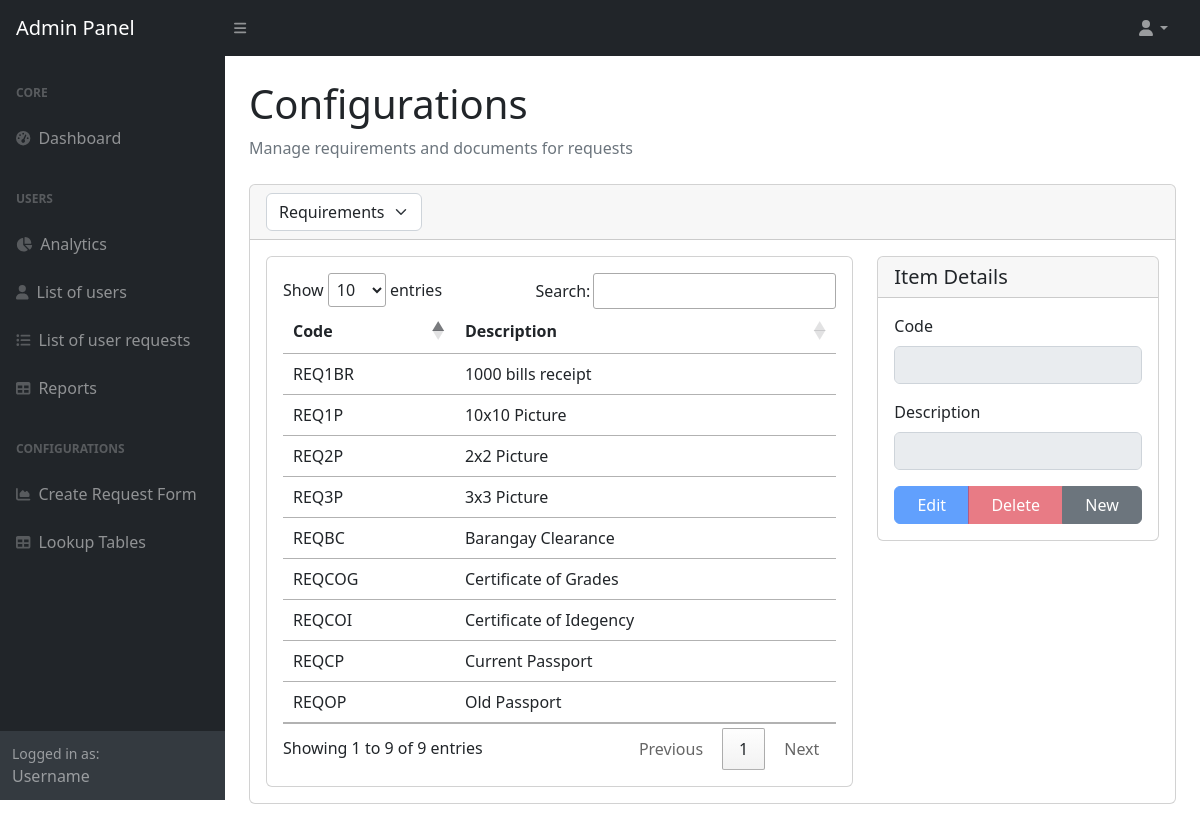
/codetable/, run on an earlier commit of the app's database.
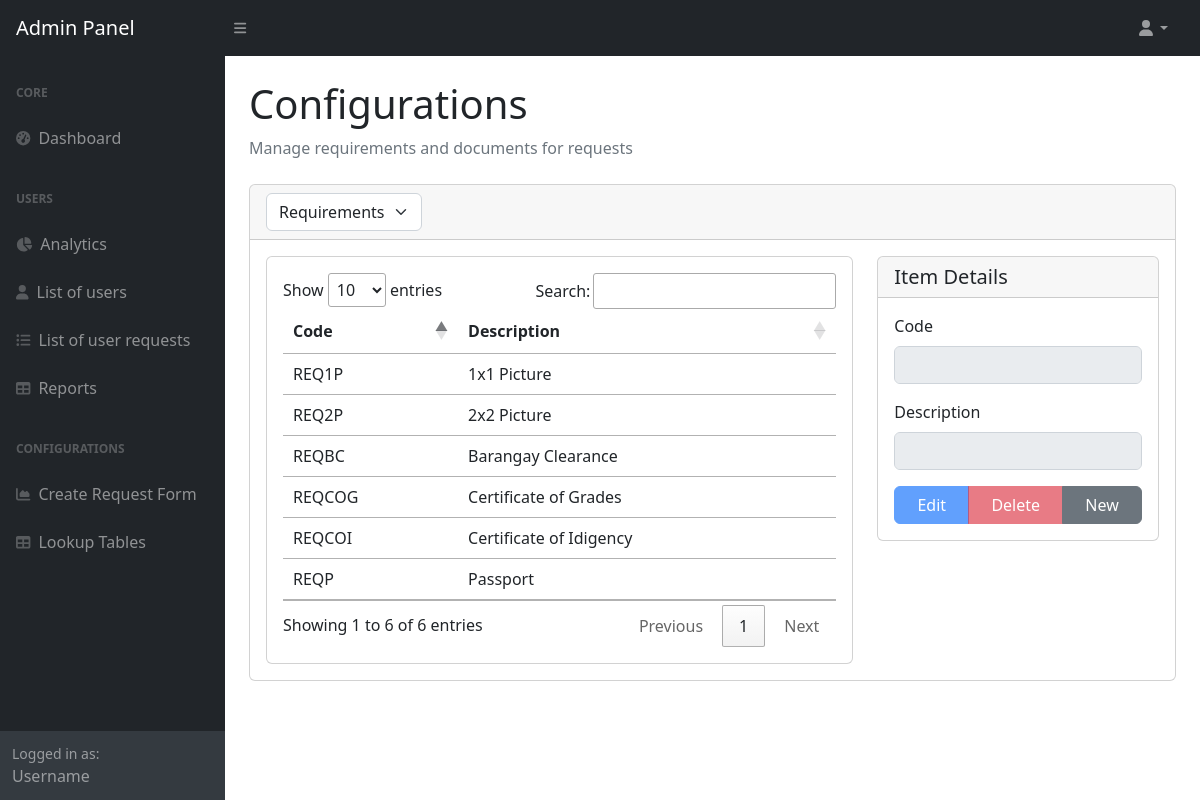
And on a later commit of the database.
### onlinerequest/models.py (models this page shows, shortened)
class Requirement(models.Model):
    code = models.CharField(max_length=64)
    description = models.CharField(max_length=64)

### onlinerequest/views/codetable.py (the view)
# urls.py: path('', views.index),
def index(request):
    selected_table = request.GET.get('table_type', 'Requirement')
    if request.method == "POST":
        table_name = request.POST.get("table_name")
        description = request.POST.get("description")
        code = request.POST.get("code")
        try:
            if table_name != "Purpose" and code:
                model = None
                if table_name == "Requirement":
                    model = Requirement
                elif table_name == "Document":
                    model = Document
                elif table_name == "Course":
                    model = Course
                elif table_name == "Report":
                    model = ReportTemplate
                    if model.objects.filter(name=code).exists():
                        return JsonResponse({'status': False, 'message': "Code already exists"})
                if model and model != ReportTemplate and model.objects.filter(code=code).exists():
                    return JsonResponse({'status': False, 'message': "Code already exists"})
            if table_name == "Report":
                template_file = request.FILES.get('template_file')
                if template_file:
                    report = ReportTemplate(
                        name=code or request.POST.get('name'),
                        description=description,
                        template_file=template_file
                    )
                    report.save()
            elif table_name == "Requirement":
                requirement = Requirement(code=code, description=description)
                requirement.save()
            elif table_name == "Document":
                document = Document(code=code, description=description)
                document.save()
            elif table_name == "Purpose":
                purpose = Purpose(description=description, active=True)
                purpose.save()
            elif table_name == "Course":
                course = Course(code=code, description=description)
                course.save()
            return JsonResponse({'status': True, 'message': "Item created successfully"})
        except Exception as e:
            return JsonResponse({'status': False, 'message': str(e)})
    else:
        data = None
        if selected_table == 'Requirement':
            data = Requirement.objects.all()
        elif selected_table == 'Document':
            data = Document.objects.all()
        elif selected_table == 'Purpose':
            data = Purpose.objects.all()
        elif selected_table == 'Course':
            data = Course.objects.all()
        elif selected_table == 'Report':
            data = ReportTemplate.objects.all()
        context = {
            'selected_table': selected_table,
            'data': data
        }
        return render(request, 'code_table/index.html', context)

### onlinerequest/context_processors.py (called while the page is built)
def user_record(request):
    if request.user.is_authenticated:
        try:
            user_record = Record.objects.get(user_number=request.user.student_number)
            return {'user_record': user_record}
        except Record.DoesNotExist:
            return {'user_record': None}
    return {'user_record': None}

def request_forms(request):
    request_forms = Request.objects.all()
    return {'request_forms': request_forms}

def user_profile(request):
    if request.user.is_authenticated:
        try:
            profile = Profile.objects.get(user=request.user)
            return {'user_profile': profile}
        except Profile.DoesNotExist:
            return {'user_profile': None}
    return {'user_profile': None}

def user_requests(request):
    if request.user.is_authenticated:
        from onlinerequest.models import User_Request
        user_requests = User_Request.objects.filter(user=request.user)
        return {'user_requests_global': user_requests}
    return {'user_requests_global': []}

def courses(request):
    all_courses = Course.objects.all()
    return {'all_courses': all_courses}

### onlinerequest/templates/code_table/index.html (shortened to what the changed rows need)
<!DOCTYPE html>
<html>
<head>
    {% include 'header.html' %}
</head>
<body class="sb-nav-fixed">
    <div id="layoutSidenav">
        <div id="layoutSidenav_content">
            <main>
                <div class="container-fluid px-4">
                    <h1 class="mt-4">Configurations</h1>
                    <div class="card mb-4">
                        <div class="card-body">
                            <div class="row">
                                <div class="col-md-8">
                                    <div class="card">
                                        <div class="card-body">
                                            <table id="datatable" class="table table-hover">
                                                <thead>
                                                    <tr>
                                                        {% if selected_table != 'Purpose' %}
                                                        <th>Code</th>
                                                        {% endif %}
                                                        <th>Description</th>
                                                    </tr>
                                                </thead>
                                                <tbody>
                                                    {% for item in data %}
                                                    <tr class="table-row" data-id="{{ item.id }}"
                                                        {% if selected_table == 'Report' %}
                                                        data-code="{{ item.name }}"
                                                        {% else %}
                                                        data-code="{{ item.code }}"
                                                        {% endif %}
                                                        data-description="{{ item.description }}"
                                                        {% if selected_table != 'Requirement' %}data-active="{{ item.active }}"{% endif %}>
                                                        {% if selected_table != 'Purpose' %}
                                                        <td>
                                                            {% if selected_table == 'Report' %}
                                                            {{ item.name }}
                                                            {% else %}
                                                            {{ item.code }}
                                                            {% endif %}
                                                        </td>
                                                        {% endif %}
                                                        <td>{{ item.description }}</td>
                                                    </tr>
                                                    {% endfor %}
                                                </tbody>
                                            </table>
                                        </div>
                                    </div>
                                </div>
                            </div>
                        </div>
                    </div>
                </div>
            </main>
        </div>
    </div>
</body>
</html>

What changed in the data, as far as the page shows it:
removed Requirement: code "REQOP", description "Old Passport"
removed Requirement: code "REQ3P", description "3x3 Picture"
removed Requirement: code "REQ1BR", description "1000 bills receipt"
changed Requirement: code "REQCP" → "REQP"; description "Current Passport" → "Passport"
changed Requirement "REQCOI": description "Certificate of Idegency" → "Certificate of Idigency"
changed Requirement "REQ1P": description "10x10 Picture" → "1x1 Picture"
Also different on the page:
text written by a page script: "Show entries Search: Showing 1 to 9 of 9 entries Previous 1 Next" → "Show entries Search: Showing 1 to 6 of 6 entries Previous 1 Next"
